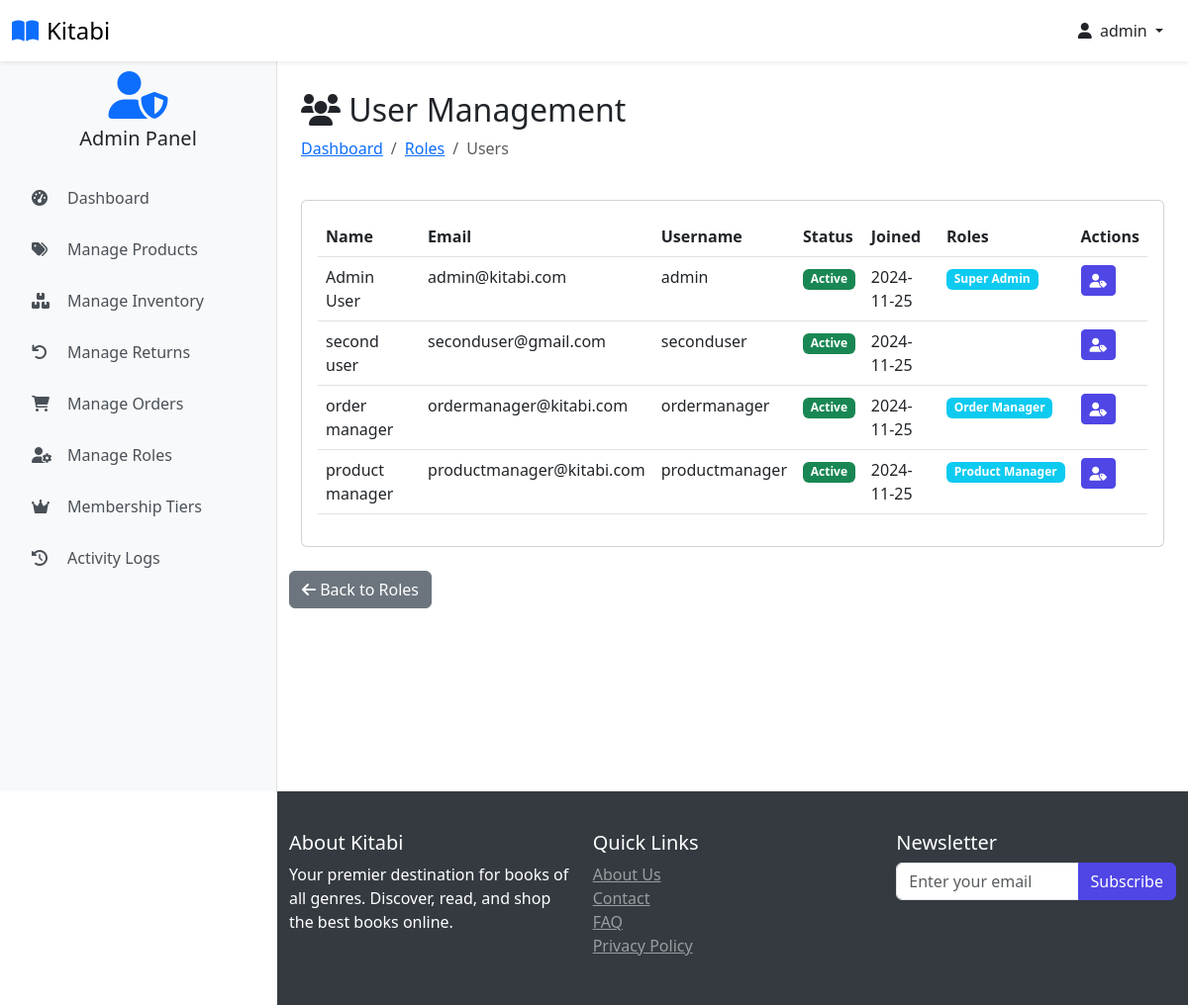
Page /customers (signed in) on the committed database.
### website/models.py (models this page shows, shortened)
class Customer(db.Model, UserMixin):
    id = db.Column(db.Integer, primary_key=True)
    full_name = db.Column(db.String(100), nullable=False)
    email = db.Column(db.String(100), unique=True, nullable=False)
    username = db.Column(db.String(100), unique=True, nullable=False)
    password_hash = db.Column(db.String(200), nullable=False)
    date_joined = db.Column(db.DateTime(), default=datetime.utcnow)
    is_admin_val = db.Column(db.Boolean, default=False)
    last_login = db.Column(db.DateTime)
    status = db.Column(db.String(20), default='active')
    membership_tier_id = db.Column(db.Integer, db.ForeignKey('membership_tier.id'), default=1)  # Default to Normal
    points = db.Column(db.Integer, default=0)
    membership_tier = db.relationship('MembershipTier', backref='customers')
    cart_items = db.relationship('Cart', back_populates='customer', lazy=True)
    orders = db.relationship('Order', back_populates='customer', lazy=True)
    activity_logs = db.relationship('ActivityLog', back_populates='user', lazy=True)
    returns = db.relationship('Return', foreign_keys='Return.customer_link', back_populates='customer', lazy=True)
    roles = db.relationship(
        'Role',
        secondary=user_roles,
        back_populates='users',
        lazy='dynamic'
    )
    @property
    def password(self):
        raise AttributeError('Password is not a readable Attribute')
    @property
    def is_admin(self):
        return self.is_admin_val or any(
            role.name in ['Super Admin', 'Product Manager', 'Order Manager']
            for role in self.roles
        )
    def has_permission(self, permission):
        if not self.roles:
            return False
        for role in self.roles:
            permissions = role.permissions or []
            if permission in permissions:
                return True
        return False

class Role(db.Model):
    id = db.Column(db.Integer, primary_key=True)
    name = db.Column(db.String(50), unique=True, nullable=False)
    description = db.Column(db.String(200))
    permissions = db.Column(db.JSON)
    created_at = db.Column(db.DateTime, default=datetime.utcnow)
    users = db.relationship(
        'Customer',
        secondary=user_roles,
        back_populates='roles',
        lazy='dynamic'
    )

### website/admin.py (the view)
@admin.route('/customers')
@login_required
@admin_required
@check_permission('manage_users')
def display_customers():
    customers = Customer.query.all()
    return render_template('customers.html', customers=customers)

### website/templates/customers.html (shortened to what this page needs)
{% extends 'base.html' %}
{% block body %}
 <div class="container pt-2">
    <div class="row mb-4">
        <div class="col">
            <h2><i class="fas fa-users"></i> User Management</h2>
            <nav aria-label="breadcrumb">
                <ol class="breadcrumb">
                    <li class="breadcrumb-item"><a href="{{ url_for('admin.admin_page') }}">Dashboard</a></li>
                    <li class="breadcrumb-item"><a href="{{ url_for('admin.manage_roles') }}">Roles</a></li>
                    <li class="breadcrumb-item active">Users</li>
                </ol>
            </nav>
        </div>
    </div>
    <div class="card">
        <div class="card-body">
            <div class="table-responsive">
                <table class="table table-hover">
                    <thead>
                        <tr>
                            <th>Name</th>
                            <th>Email</th>
                            <th>Username</th>
                            <th>Status</th>
                            <th>Joined</th>
                            <th>Roles</th>
                            <th>Actions</th>
                        </tr>
                    </thead>
                    <tbody>
                        {% for customer in customers %}
                        <tr>
                            <td>{{ customer.full_name }}</td>
                            <td>{{ customer.email }}</td>
                            <td>{{ customer.username }}</td>
                            <td>
                                {% if customer.status == 'active' %}
                                    <span class="badge bg-success">Active</span>
                                {% elif customer.status == 'inactive' %}
                                    <span class="badge bg-secondary">Inactive</span>
                                {% else %}
                                    <span class="badge bg-warning">Suspended</span>
                                {% endif %}
                            </td>
                            <td>{{ customer.date_joined.strftime('%Y-%m-%d') }}</td>
                            <td>
                                {% for role in customer.roles %}
                                    <span class="badge bg-info">{{ role.name }}</span>
                                {% endfor %}
                            </td>
                            <td>
                                <div class="btn-group">
                                    <a href="{{ url_for('admin.assign_roles', user_id=customer.id) }}"
                                       class="btn btn-sm btn-primary" title="Assign Roles">
                                        <i class="fas fa-user-tag"></i>
                                    </a>
                                </div>
                            </td>
                        </tr>
                        {% endfor %}
                    </tbody>
                </table>
            </div>
        </div>
    </div>
</div>
<div class="row mt-4 mb-5">
    <div class="col">
        <a href="{{ url_for('admin.manage_roles') }}" class="btn btn-secondary">
            <i class="fas fa-arrow-left"></i> Back to Roles
        </a>
    </div>
</div>
</div>
{% endblock %}

### website/templates/base.html (shortened to what this page needs)
<!DOCTYPE html>
<html lang="en">
<head>
    <link rel="stylesheet" href="{{ url_for('static', filename='css/bootstrap.min.css') }}">
    <link rel="stylesheet" href="{{ url_for('static', filename='css/owl.carousel.min.css') }}">
    <link rel="stylesheet" href="{{ url_for('static', filename='css/style.css') }}">
    <link rel="stylesheet" href="https://cdnjs.cloudflare.com/ajax/libs/font-awesome/6.0.0/css/all.min.css">
</head>
<body class="{% if current_user.is_authenticated %}{% if current_user.is_admin %}admin-user{% else %}user{% endif %}{% else %}guest{% endif %}">
<nav class="navbar navbar-light bg-white fixed-top shadow-sm">
    <div class="container-fluid">
        <div class="d-flex align-items-center">
            <a class="navbar-brand d-flex align-items-center" href="/">
                <i class="fas fa-book-open text-primary me-2"></i>
                <span class="font-weight-bold">Kitabi</span>
            </a>
        </div>
        <div class="d-flex align-items-center user-nav">
            {% if current_user.is_authenticated %}
                <div class="dropdown">
                    <button class="btn btn-link text-dark text-decoration-none dropdown-toggle" type="button" id="userDropdown" data-bs-toggle="dropdown" aria-expanded="false">
                        <i class="fas fa-user me-1"></i>
                        {{ current_user.username }}
                    </button>
                </div>
            {% else %}
                <a href="{{ url_for('auth.login') }}" class="btn btn-primary">
                    <i class="fas fa-sign-in-alt me-2"></i>Login
                </a>
            {% endif %}
        </div>
    </div>
</nav>
{% if current_user.is_authenticated and current_user.is_admin %}
    <div class="admin-sidebar">
        <div class="text-center mb-4">
            <i class="fas fa-user-shield fa-3x text-primary"></i>
            <h5 class="mt-2">Admin Panel</h5>
        </div>
        <div class="nav flex-column">
            <a class="admin-nav-item" href="{{ url_for('admin.admin_page') }}">
                <i class="fas fa-tachometer-alt"></i>Dashboard
            </a>
            {% if current_user.has_permission('manage_products') %}
            <a class="admin-nav-item" href="{{ url_for('admin.shop_items') }}">
                <i class="fas fa-tags"></i>Manage Products
            </a>
            {% endif %}
            {% if current_user.has_permission('manage_inventory') %}
            <a class="admin-nav-item" href="{{ url_for('admin.inventory_management') }}">
                <i class="fas fa-boxes"></i>Manage Inventory
            </a>
            {% endif %}
            {% if current_user.has_permission('manage_returns') %}
            <a class="admin-nav-item" href="{{ url_for('admin.returns_management') }}">
                <i class="fas fa-undo"></i>Manage Returns
            </a>
            {% endif %}
            {% if current_user.has_permission('manage_orders') %}
            <a class="admin-nav-item" href="{{ url_for('admin.order_view') }}">
                <i class="fas fa-shopping-cart"></i>Manage Orders
            </a>
            {% endif %}
            {% if current_user.has_permission('manage_users') %}
            <a class="admin-nav-item" href="{{ url_for('admin.manage_roles') }}">
                <i class="fas fa-user-cog"></i>Manage Roles
            </a>
            <a class="admin-nav-item" href="{{ url_for('admin.membership_tiers') }}">
                <i class="fas fa-crown"></i>Membership Tiers
            </a>
            {% endif %}
            {% if current_user.has_permission('view_reports') %}
            <a class="admin-nav-item" href="{{ url_for('admin.view_activity_logs') }}">
                <i class="fas fa-history"></i>Activity Logs
            </a>
            {% endif %}
        </div>
    </div>
{% endif %}
    <main class="main-content">
         <div class="container pt-2">
            {% block body %}{% endblock %}
    </main>
    <footer>
         <div class="container pt-2">
            <div class="row">
                <div class="col-md-4">
                    <h5>About Kitabi</h5>
                    <p>Your premier destination for books of all genres. Discover, read, and shop the best books online.</p>
                </div>
                <div class="col-md-4">
                    <h5>Quick Links</h5>
                    <ul class="list-unstyled">
                        <li><a href="#" class="text-white-50">About Us</a></li>
                        <li><a href="#" class="text-white-50">Contact</a></li>
                        <li><a href="#" class="text-white-50">FAQ</a></li>
                    <li><a href="#" class="text-white-50">Privacy Policy</a></li>
                </ul>
            </div>
            <div class="col-md-4">
                <h5>Newsletter</h5>
                <form method="POST" enctype="multipart/form-data">
                    <div class="input-group">
                        <input type="email" class="form-control" placeholder="Enter your email">
                        <button class="btn btn-primary" type="submit">Subscribe</button>
                    </div>
                </form>
            </div>
        </div>
    </div>
</footer>
</body>
</html>

### website/static/css/style.css (style rules this page uses)
:root { --primary-color: #4f46e5; --secondary-color: #818cf8; --dark-color: #1f2937; --light-color: #f3f4f6; }
body { font-family: 'Segoe UI', Tahoma, Geneva, Verdana, sans-serif; padding-top: 56px; margin: 0; }
.navbar-brand { font-size: 1.5rem; }
.sidebar, .admin-sidebar { height: calc(100vh - 56px); position: fixed; top: 56px; left: 0; width: 280px; z-index: 1000; overflow-y: auto; transition: transform 0.3s ease-in-out; padding: 1rem; }
.admin-sidebar { background-color: #f8f9fa; border-right: 1px solid rgba(0, 0, 0, 0.1); }
.main-content { padding-top: 20px; min-height: calc(100vh - 56px); transition: margin-left 0.3s ease-in-out; }
body.admin-user .main-content { margin-left: 280px; }
.admin-nav-item { display: flex; align-items: center; padding: 0.75rem 1rem; color: #495057; text-decoration: none; border-radius: 0.25rem; transition: all 0.2s; margin-bottom: 0.25rem; }
.admin-nav-item i { width: 1.5rem; margin-right: 0.75rem; }
.btn-primary { background-color: var(--primary-color); border-color: var(--primary-color); }
footer { flex-shrink: 0; position: relative; width: 100%; margin-top: auto; }
@media (min-width: 992px) { body:not(.admin-user) footer, body.admin-user footer { margin-left: 280px; width: calc(100% - 280px); } }

### website/templates/base.html (style rules this page uses)
body { min-height: 100vh; display: flex; flex-direction: column; padding-top: 56px; }
.sidebar, .admin-sidebar { height: calc(100vh - 56px); position: fixed; top: 56px; left: 0; width: 280px; z-index: 1000; overflow-y: auto; transition: transform 0.3s ease-in-out; padding: 1rem; }
.admin-sidebar { background-color: #f8f9fa; border-right: 1px solid rgba(0, 0, 0, 0.1); }
.admin-nav-item { display: flex; align-items: center; padding: 0.75rem 1rem; color: #495057; text-decoration: none; border-radius: 0.25rem; transition: all 0.2s; margin-bottom: 0.25rem; }
.admin-nav-item i { width: 1.5rem; margin-right: 0.75rem; }
.main-content { flex: 1; padding-top: 20px; transition: margin-left 0.3s ease-in-out; }
footer { margin-top: auto; background-color: #343a40; color: white; padding: 2rem 0; }
@media (min-width: 992px) { body.admin-user .main-content, body.admin-user footer { margin-left: 280px; } }

### rows in the picture
Customer: username "admin", full_name "Admin User", email "admin@kitabi.com", status "Active", date_joined "2024-11-25"
Role: name "Super Admin"
Customer: full_name "second user", email "seconduser@gmail.com", username "seconduser", status "Active", date_joined "2024-11-25"
Customer: full_name "order manager", email "ordermanager@kitabi.com", username "ordermanager", status "Active", date_joined "2024-11-25"
Role: name "Order Manager"
Customer: full_name "product manager", email "productmanager@kitabi.com", username "productmanager", status "Active", date_joined "2024-11-25"
Role: name "Product Manager"
